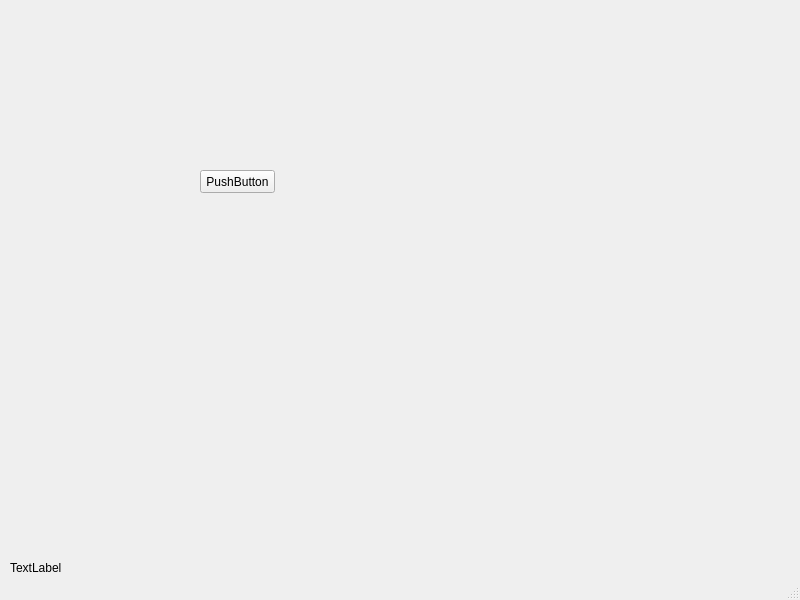
<?xml version="1.0" encoding="UTF-8"?>
<ui version="4.0">
 <class>MainWindow</class>
 <widget class="QMainWindow" name="MainWindow">
  <property name="geometry">
   <rect>
    <x>0</x>
    <y>0</y>
    <width>800</width>
    <height>600</height>
   </rect>
  </property>
  <property name="windowTitle">
   <string>耗材管理系统</string>
  </property>
  <widget class="QWidget" name="centralwidget">
   <widget class="QLabel" name="label">
    <property name="geometry">
     <rect>
      <x>10</x>
      <y>560</y>
      <width>121</width>
      <height>16</height>
     </rect>
    </property>
    <property name="text">
     <string>TextLabel</string>
    </property>
   </widget>
   <widget class="QPushButton" name="pushButton">
    <property name="geometry">
     <rect>
      <x>200</x>
      <y>170</y>
      <width>75</width>
      <height>23</height>
     </rect>
    </property>
    <property name="text">
     <string>PushButton</string>
    </property>
   </widget>
  </widget>
  <widget class="QMenuBar" name="menubar">
   <property name="geometry">
    <rect>
     <x>0</x>
     <y>0</y>
     <width>800</width>
     <height>23</height>
    </rect>
   </property>
  </widget>
  <widget class="QStatusBar" name="statusbar">
   <property name="cursor">
    <cursorShape>ArrowCursor</cursorShape>
   </property>
  </widget>
 </widget>
 <resources/>
 <connections/>
</ui>
